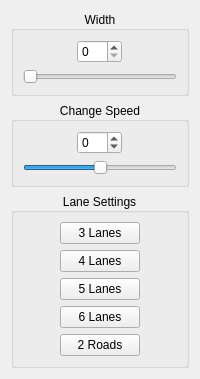
              <widget class="QWidget" name="tabWidth">
               <property name="autoFillBackground">
                <bool>true</bool>
               </property>
               <attribute name="title">
                <string>Width</string>
               </attribute>
               <layout class="QVBoxLayout" name="verticalLayout_9">
                <item>
                 <widget class="QGroupBox" name="groupBox_5">
                  <property name="maximumSize">
                   <size>
                    <width>16777215</width>
                    <height>100</height>
                   </size>
                  </property>
                  <property name="title">
                   <string>Width</string>
                  </property>
                  <property name="alignment">
                   <set>Qt::AlignCenter</set>
                  </property>
                  <layout class="QVBoxLayout" name="verticalLayout_8">
                   <item alignment="Qt::AlignHCenter">
                    <widget class="QSpinBox" name="widthSpin">
                     <property name="enabled">
                      <bool>true</bool>
                     </property>
                     <property name="maximumSize">
                      <size>
                       <width>45</width>
                       <height>16777215</height>
                      </size>
                     </property>
                     <property name="maximum">
                      <number>350</number>
                     </property>
                    </widget>
                   </item>
                   <item>
                    <widget class="QSlider" name="widthSlide">
                     <property name="maximum">
                      <number>350</number>
                     </property>
                     <property name="orientation">
                      <enum>Qt::Horizontal</enum>
                     </property>
                     <property name="invertedAppearance">
                      <bool>false</bool>
                     </property>
                     <property name="invertedControls">
                      <bool>false</bool>
                     </property>
                    </widget>
                   </item>
                  </layout>
                 </widget>
                </item>
                <item>
                 <widget class="QGroupBox" name="groupBox_4">
                  <property name="maximumSize">
                   <size>
                    <width>16777215</width>
                    <height>100</height>
                   </size>
                  </property>
                  <property name="title">
                   <string>Change Speed</string>
                  </property>
                  <property name="alignment">
                   <set>Qt::AlignCenter</set>
                  </property>
                  <layout class="QVBoxLayout" name="verticalLayout_7">
                   <item alignment="Qt::AlignHCenter">
                    <widget class="QSpinBox" name="speedSpin">
                     <property name="enabled">
                      <bool>true</bool>
                     </property>
                     <property name="maximumSize">
                      <size>
                       <width>45</width>
                       <height>16777215</height>
                      </size>
                     </property>
                     <property name="minimum">
                      <number>-235</number>
                     </property>
                     <property name="maximum">
                      <number>235</number>
                     </property>
                    </widget>
                   </item>
                   <item>
                    <widget class="QSlider" name="speedSlide">
                     <property name="minimum">
                      <number>-252</number>
                     </property>
                     <property name="maximum">
                      <number>252</number>
                     </property>
                     <property name="orientation">
                      <enum>Qt::Horizontal</enum>
                     </property>
                    </widget>
                   </item>
                  </layout>
                 </widget>
                </item>
                <item>
                 <widget class="QGroupBox" name="groupBox_2">
                  <property name="maximumSize">
                   <size>
                    <width>16777215</width>
                    <height>200</height>
                   </size>
                  </property>
                  <property name="title">
                   <string>Lane Settings</string>
                  </property>
                  <property name="alignment">
                   <set>Qt::AlignCenter</set>
                  </property>
                  <layout class="QVBoxLayout" name="verticalLayout_4">
                   <item alignment="Qt::AlignHCenter">
                    <widget class="QPushButton" name="laneButton1">
                     <property name="sizePolicy">
                      <sizepolicy hsizetype="Maximum" vsizetype="Fixed">
                       <horstretch>0</horstretch>
                       <verstretch>0</verstretch>
                      </sizepolicy>
                     </property>
                     <property name="text">
                      <string>3 Lanes</string>
                     </property>
                    </widget>
                   </item>
                   <item alignment="Qt::AlignHCenter">
                    <widget class="QPushButton" name="laneButton2">
                     <property name="sizePolicy">
                      <sizepolicy hsizetype="Maximum" vsizetype="Fixed">
                       <horstretch>0</horstretch>
                       <verstretch>0</verstretch>
                      </sizepolicy>
                     </property>
                     <property name="text">
                      <string>4 Lanes</string>
                     </property>
                    </widget>
                   </item>
                   <item alignment="Qt::AlignHCenter">
                    <widget class="QPushButton" name="laneButton3">
                     <property name="sizePolicy">
                      <sizepolicy hsizetype="Maximum" vsizetype="Fixed">
                       <horstretch>0</horstretch>
                       <verstretch>0</verstretch>
                      </sizepolicy>
                     </property>
                     <property name="text">
                      <string>5 Lanes</string>
                     </property>
                    </widget>
                   </item>
                   <item alignment="Qt::AlignHCenter">
                    <widget class="QPushButton" name="laneButton4">
                     <property name="sizePolicy">
                      <sizepolicy hsizetype="Maximum" vsizetype="Fixed">
                       <horstretch>0</horstretch>
                       <verstretch>0</verstretch>
                      </sizepolicy>
                     </property>
                     <property name="text">
                      <string>6 Lanes</string>
                     </property>
                    </widget>
                   </item>
                   <item alignment="Qt::AlignHCenter">
                    <widget class="QPushButton" name="laneButton5">
                     <property name="sizePolicy">
                      <sizepolicy hsizetype="Maximum" vsizetype="Fixed">
                       <horstretch>0</horstretch>
                       <verstretch>0</verstretch>
                      </sizepolicy>
                     </property>
                     <property name="text">
                      <string>2 Roads</string>
                     </property>
                    </widget>
                   </item>
                  </layout>
                 </widget>
                </item>
               </layout>
              </widget>
